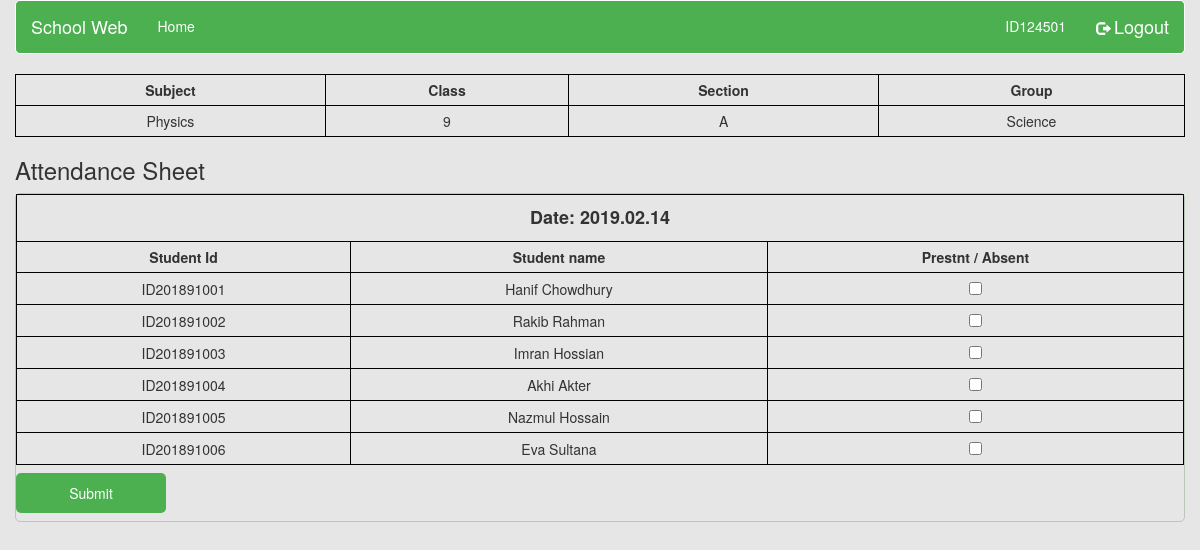
The page /attendance.php?enrollId=10 (signed in) on the database its author committed.
### tables this page shows
CREATE TABLE `enroll` (
  `e_id` int(11) NOT NULL,
  `t_id` int(11) NOT NULL,
  `sub_name` varchar(50) NOT NULL,
  `class` int(11) NOT NULL,
  `section` varchar(5) NOT NULL,
  `d_group` varchar(20) NOT NULL,
  `batchnumber` int(11) NOT NULL
);

CREATE TABLE `students` (
  `id` int(11) NOT NULL,
  `s_id` varchar(50) NOT NULL,
  `s_name` varchar(50) NOT NULL,
  `s_password` varchar(20) NOT NULL,
  `s_class` varchar(20) NOT NULL,
  `s_group` varchar(20) NOT NULL,
  `s_section` varchar(20) NOT NULL,
  `s_batch` int(11) NOT NULL
);

### attendance.php (the view, shortened to what this page needs)
<?php
	require_once('dbconfig/config.php');
	$year = date("Y");
	$month = date("m");
	$date = date("d");
	if(isset($_GET['enrollId'])){
		$enrollId = $_GET['enrollId'];
		$row = mysqli_fetch_array(mysqli_query($con, "SELECT * FROM enroll WHERE e_id = '$enrollId'"),MYSQLI_ASSOC);
		$subject = $row['sub_name'];
		$class = $row['class'];
		$section = $row['section'];
		$group = $row['d_group'];
		$batch = $row['batchnumber'];
	}
?>
<!DOCTYPE html>
<html>
<head>
    <link rel="stylesheet" href="css/font-awesome.min.css" >
    <link rel="stylesheet" href="css/bootstrap.css" >
    <link rel="stylesheet" href="css/responsive.css">
    <link rel="stylesheet" href="css/style.css">
</head>
<body>
<div class="container-fluid">
	<nav class="navbar navbar-inverse">
		<div class="container-fluid">
			<div class="navbar-header">
			  <li class="navbar-brand" style="list-style:none">School Web</li>
			</div>
			<ul class="nav navbar-nav">
				<li><a href="teacher.php">Home</a></li>
			</ul>
			<ul class="nav navbar-nav navbar-right">
				<li><a href="teacher.php"><?php echo $_SESSION['teacher']; ?></a></li>
				<li><a href="logout.php"><span class="glyphicon glyphicon-log-out"></span> <span style = "font-size:18px"> Logout<span> </a></li>
			</ul>
		</div>
	</nav>
</div>
<div class="container-fluid">
	<div class="row">
		<div class="col-md-12">
			<div class="taken-cls">
				<table style="width:100%;margin-top:20px;">
						<tr>
							<th>Subject</th>
							<th>Class</th>
							<th>Section</th>
							<th>Group</th>
						</tr>
						<tr>
						<?php
						echo "<td>".$subject."</td>
							  <td>".$class."</td>
							  <td>".$section."</td>
							  <td>".$group."</td>"
						?>
						</tr>
				</table>
			</div>
		</div>
	</div>
</div>
<div class="container-fluid">
	<div class="row">
		<div class="col-md-12">
			<div class="attendance-sheet">
				<h3>Attendance Sheet</h3>
				<form action="attendance.php?enrollId=<?php echo $enrollId;?>" method="POST">
					<table style="width:100%">
						<tr>
							<th colspan = "3" style="padding:10px;font-size:18px">Date: <?php echo $year.".".$month.".".$date; ?></th>
						</tr>
						<tr>
							<th>Student Id</th>
							<th>Student name</th>
							<th>Prestnt / Absent </th>
						</tr>
						<?php
							$query = "SELECT * FROM `students` WHERE `s_class` = '$class' AND `s_group` = '$group' AND `s_section` = '$section' AND `s_batch` = '$batch'";
							$query_run = mysqli_query($con,$query);
							if($query_run){
								if(mysqli_num_rows($query_run)>0){
									while($row = $query_run->fetch_assoc()){
										echo "<tr>
												<td>".$row['s_id']."</td>
												<td>".$row['s_name']."</td>
												<td> <input type='checkbox' name='attendance[]' value='".$row['s_id']."'></td>
											  </tr>";
									}
								}
							}
						?>
					</table>
					<button type="submit" name="attendancesubmit">Submit</button>
				</form>
			</div>
		</div>
	</div>
</div>
</body>
</html>

### css/style.css (style rules this page uses)
body { background-color:#e4e4e4e4; }
.navbar { margin-bottom:0px; border-radius:5px; }
.navbar-inverse { background-color: #4CAF50; border-color: #fff; }
.navbar-inverse .navbar-nav > li > a { color: #fff; }
.navbar-inverse .navbar-brand { color: #fff; }
form { border: 1px solid #B9C8B9; border-radius: 5px; }
table { border-left: 1px solid black; border-right: 1px solid black; border-top: 1px solid black; }
th { border-bottom: 1px solid black; border-right: 1px solid black; text-align:center; }
td { text-align:center; border-bottom: 1px solid black; border-right: 1px solid black; }
.taken-cls th { padding:5px; }
.taken-cls td { padding:5px; }
.attendance-sheet th { padding:5px; }
.attendance-sheet td { padding:5px; }
.attendance-sheet button { background-color: #4CAF50; color: white; padding: 10px; margin: 8px 0; border: none; cursor: pointer; width:150px; display:inline-block; border-radius:5px; }

### rows shown on the page
enroll: sub_name "Physics", class "9", section "A", d_group "Science"
students: s "ID201891001", s_name "Hanif Chowdhury"
students: s "ID201891002", s_name "Rakib Rahman"
students: s "ID201891003", s_name "Imran Hossian"
students: s "ID201891004", s_name "Akhi Akter"
students: s "ID201891005", s_name "Nazmul Hossain"
students: s "ID201891006", s_name "Eva Sultana"

### other values the page prints
$_SESSION['teacher'] "ID124501"
